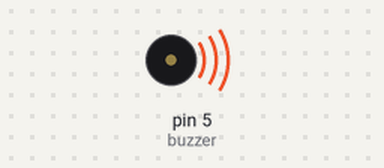
Simulated run of this sketch. Board: Arduino Uno, built with avr-gcc and run on an emulated ATmega328P. Shown: buzzer (waves = sounding).

Above: at 0.1 s.
Timing chart, 0 to 1.6 s (numbered marks = the images above):
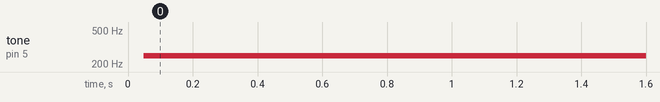

Measured:
- by itself, tone on pin 5 (buzzer): silent → 249 Hz at 0.05 s

The sketch:

fengmingqi.ino
```cpp
int buzzer=5;//设置控制蜂鸣器的数字IO脚
void setup()
{
  pinMode(buzzer,OUTPUT);//设置数字IO脚模式，OUTPUT为输出
}
void loop()
{
  unsigned char i,j;//定义变量
  while(1)
  {

    for(i=0;i<100;i++)//输出另一个频率的声音
    {
      digitalWrite(buzzer,HIGH);//发声音
      delay(2);//延时2ms
      digitalWrite(buzzer,LOW);//不发声音
      delay(2);//延时2ms
    }
  }
}
```
